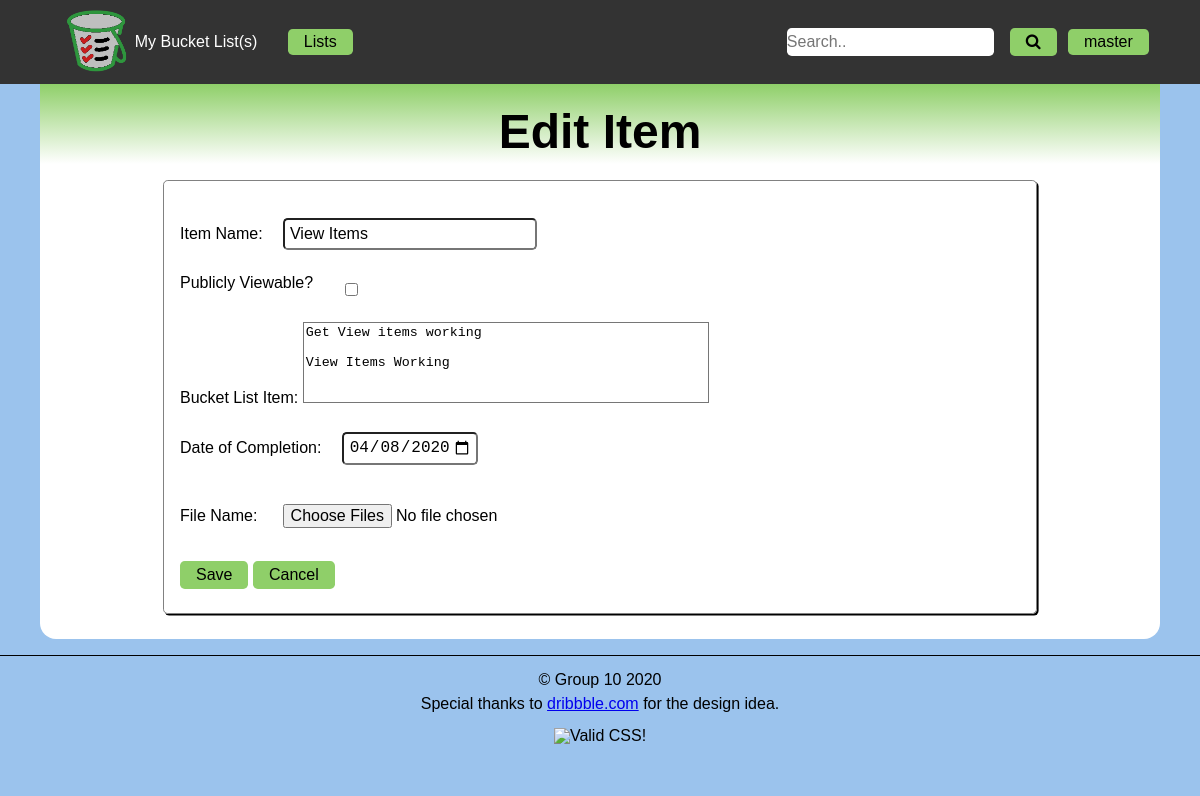
The app's page /edit_item.php?item=13 (signed in) with its own data.
### tables this page shows
CREATE TABLE `g10_listitems` (
  `id` int(11) NOT NULL,
  `fk_listid` int(11) NOT NULL,
  `name` varchar(50) NOT NULL,
  `description` varchar(280) DEFAULT NULL,
  `picpath` varchar(255) DEFAULT NULL,
  `completion` date DEFAULT NULL,
  `private` tinyint(1) NOT NULL DEFAULT '1'
);

### edit_item.php (the view, shortened to what this page needs)
<?php
    $itemid = $_GET['item'];
    $pdo = connectDB();
    $query = "SELECT * FROM `g10_listitems` WHERE id = ?";
    $stmt = $pdo->prepare($query);
    $stmt->execute([$itemid]);
    $result = $stmt->fetch();
?>
<!DOCTYPE html>
<html lang="en">
    <head>
        <?php
            include 'includes/meta.php';
        ?>
    </head>
    <body>
        <header>
            <?php include 'includes/nav.php' ?>
        </header>
        <main>
            <header>
                <h1>Edit Item</h1>
            </header>
            <form id="edit-item" action="<?= $_SERVER['PHP_SELF'] ?>?item=<?=$itemid?>" method="post" enctype="multipart/form-data">
                <div>
                    <label for="itemname">Item Name:</label>
                    <input type="text" id="itemname" name="itemname" value= "<?= $result['name']?>" required/>
                </div>
                <div>
                    <label for="viewable">Publicly Viewable?</label>
                    <input id="viewable" type="checkbox" name="viewable"
                        <?php if($result['private'] == 0): ?>
                        checked>
                    <?php else: ?>
                        >
                    <?php endif ?>
                </div>
                <div>
                    <label for="description">Bucket List Item:</label>
                    <textarea id="description" name="description" rows="5"><?= $result['description']?></textarea>
                </div>
                <div>
                    <label for="complete">Date of Completion:</label>
                    <input id="complete" type="date" name="complete" min="1900-01-01" value= "<?= $result['completion']?>">
                </div>
                <div>
                    <label for="file">File Name:</label>
                    <input type="file" name="my_file[]" id="file" multiple/>
                </div>
                <button type="submit" name="save">Save</button>
                <button type="button" name="Cancel">Cancel</button>
            </form>
        </main>
        <?php include 'includes/footer.php' ?>
    </body>
</html>

### css/default.css (style rules this page uses)
:root { --link-color: #8fcf69; --linkhover-color: #818181; --text-color: #000; }
body { background-color: #9bc3ed; color: var(--text-color); font-family: Verdana, Helvetica, sans-serif; font-size: 16px; margin: auto; }
main { background-color: #FFF; border-bottom-right-radius: 1rem; border-bottom-left-radius: 1rem; max-width: 70rem; font-size: 1em; padding: 0 0 0.6em 0; margin: auto; }
header { text-align: center; background: linear-gradient(var(--link-color), transparent); }
main header { align-items: flex-end; display: flex; flex-direction: row; justify-content: space-evenly; padding: 1em 0 0 0; }
p,h1,h2,h3,h4,h5 { padding: 0.5rem; }
h1 { font-size: 3em; font-weight: bold; }
form { border: 0.1em solid #818181; border-radius: 0.3em; box-shadow: 0.1em 0.1em #000; margin: 1em auto; padding: 1em; width: 75%; }
button, nav a, .dropdown, #login a { padding: 0.3rem 1rem; color: var(--text-color); margin: 0.5rem auto; background-color: var(--link-color); font-size: 1rem; border: none; cursor: pointer; border-radius: 0.3rem; }
input { padding: 0.3rem; border-radius: 0.3rem; font-size: 1rem; margin: 0.5rem 1rem; }
form div { margin: 0.5em auto; padding: 0.3em 0; }
#edit-item div:first-child input { width: 15em; }
#edit-item textarea { border-radius: inherit; width:30em; resize: none; overflow: auto; }
#edit-item div:nth-child(2) { display:flex; }
#edit-item div:nth-child(2) label { align-self: flex-start; padding-right: 1em; }

### records on screen
g10_listitems: itemname "View Items", description "Get View items working View Items Working", complete "04/08/2020"

### other values on screen
$_SESSION['user'] "master"
